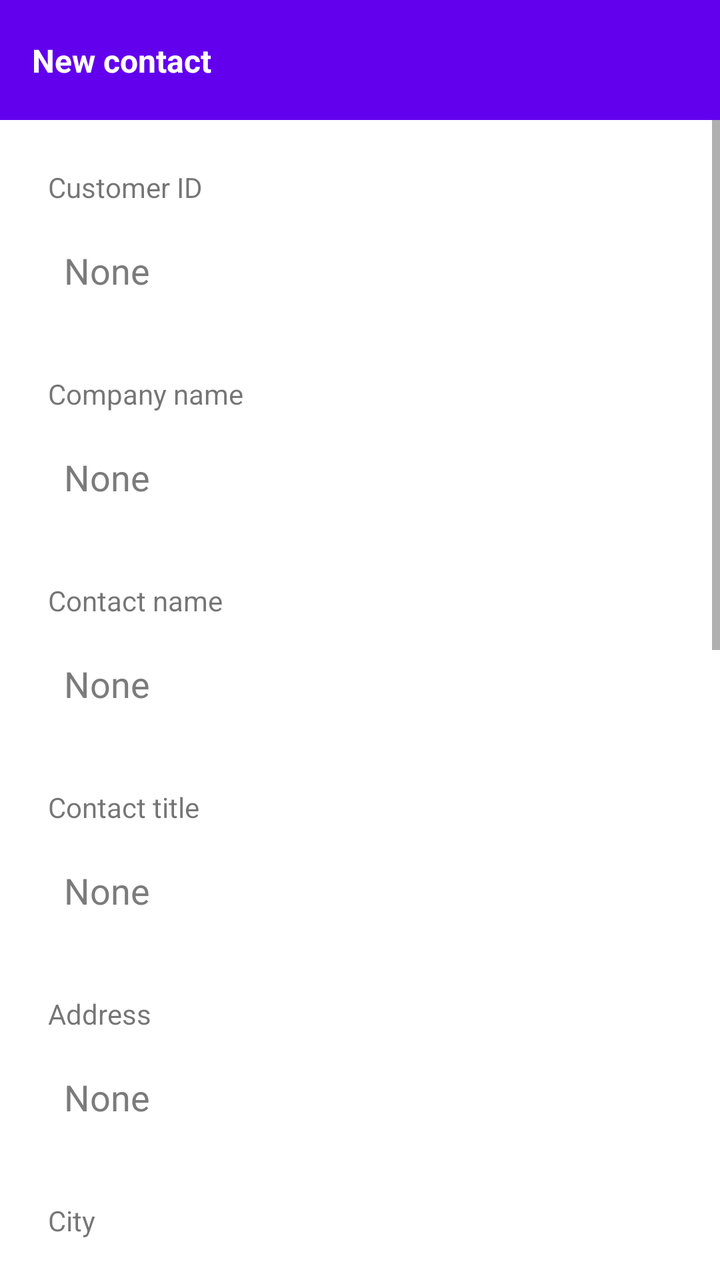
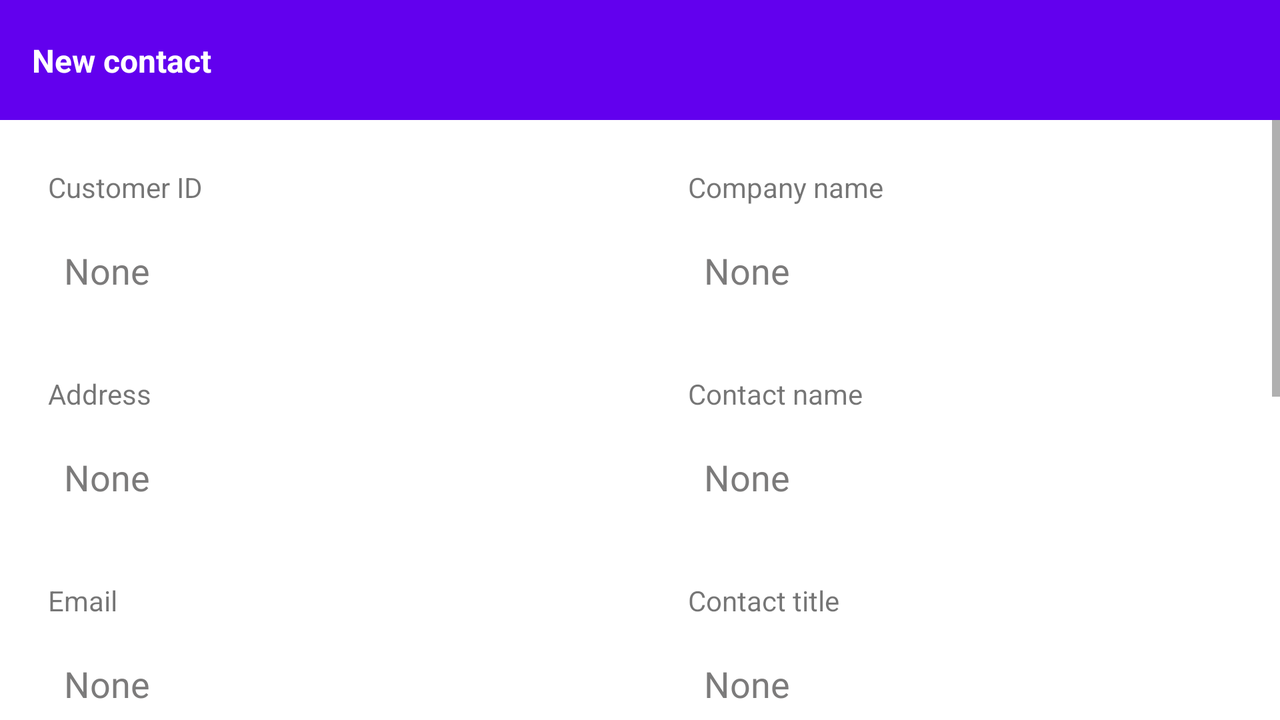

One screen, two layout resources from the same app: the default and the repository's alternative for another configuration. Each is rendered where Android would select it; the XML of both is given below.
<!-- AndroidManifest.xml: application theme Theme.AppAddressBook -->
<!-- res/layout/fragment_edit_contact.xml -->
<?xml version="1.0" encoding="utf-8"?>
<layout xmlns:android="http://schemas.android.com/apk/res/android"
    xmlns:app="http://schemas.android.com/apk/res-auto"
    xmlns:tools="http://schemas.android.com/tools">

    <androidx.constraintlayout.widget.ConstraintLayout
        android:layout_width="match_parent"
        android:layout_height="match_parent">

        <androidx.constraintlayout.widget.ConstraintLayout
            android:id="@+id/clHeader"
            android:layout_width="match_parent"
            android:layout_height="@dimen/dimen_60"
            android:background="?colorPrimary"
            app:layout_constraintTop_toTopOf="parent">

            <androidx.appcompat.widget.AppCompatTextView
                android:id="@+id/tvLabel"
                android:layout_width="0dp"
                android:layout_height="wrap_content"
                android:layout_marginHorizontal="@dimen/dimen_16"
                android:ellipsize="end"
                android:maxLines="1"
                android:textColor="@color/white"
                android:textSize="@dimen/text_16"
                android:textStyle="bold"
                app:layout_constraintBottom_toBottomOf="parent"
                app:layout_constraintEnd_toEndOf="parent"
                app:layout_constraintEnd_toStartOf="@id/ivSave"
                app:layout_constraintStart_toStartOf="parent"
                app:layout_constraintTop_toTopOf="parent"
                tools:text="New contact"/>

            <androidx.appcompat.widget.AppCompatImageView
                android:id="@+id/ivSave"
                android:layout_width="@dimen/dimen_40"
                android:layout_height="@dimen/dimen_40"
                android:layout_marginEnd="@dimen/dimen_16"
                android:background="?attr/selectableItemBackground"
                android:padding="@dimen/dimen_8"
                app:layout_constraintEnd_toEndOf="parent"
                app:layout_constraintTop_toTopOf="parent"
                app:layout_constraintBottom_toBottomOf="parent"
                app:srcCompat="@drawable/ic_save"
                app:tint="@color/white" />

        </androidx.constraintlayout.widget.ConstraintLayout>

        <ScrollView
            android:layout_width="match_parent"
            android:layout_height="0dp"
            android:overScrollMode="never"
            app:layout_constraintTop_toBottomOf="@id/clHeader"
            app:layout_constraintBottom_toBottomOf="parent">

            <LinearLayout
                android:layout_width="match_parent"
                android:layout_height="wrap_content"
                android:orientation="vertical"
                android:paddingBottom="@dimen/dimen_30">

                <TextView
                    android:id="@+id/customerIdTitle"
                    android:layout_width="match_parent"
                    android:layout_height="wrap_content"
                    android:layout_marginHorizontal="@dimen/dimen_24"
                    android:layout_marginTop="@dimen/dimen_24"
                    android:gravity="start"
                    android:text="@string/customer_id" />

                <androidx.appcompat.widget.AppCompatEditText
                    android:id="@+id/customerIdInput"
                    style="@style/BorderInput"
                    android:layout_width="match_parent"
                    android:layout_height="wrap_content"
                    android:inputType="textMultiLine|textCapCharacters"
                    android:layout_marginTop="@dimen/dimen_4"
                    android:hint="@string/not_specified_hint" />

                <TextView
                    android:layout_width="match_parent"
                    android:layout_height="wrap_content"
                    android:layout_marginHorizontal="@dimen/dimen_24"
                    android:layout_marginTop="@dimen/dimen_24"
                    android:gravity="start"
                    android:text="@string/company_name" />

                <androidx.appcompat.widget.AppCompatEditText
                    android:id="@+id/companyNameInput"
                    style="@style/BorderInput"
                    android:layout_width="match_parent"
                    android:layout_height="wrap_content"
                    android:layout_marginTop="@dimen/dimen_4"
                    android:hint="@string/not_specified_hint" />

                <TextView
                    android:layout_width="match_parent"
                    android:layout_height="wrap_content"
                    android:layout_marginHorizontal="@dimen/dimen_24"
                    android:layout_marginTop="@dimen/dimen_24"
                    android:gravity="start"
                    android:text="@string/contact_name" />

                <androidx.appcompat.widget.AppCompatEditText
                    android:id="@+id/contactNameInput"
                    style="@style/BorderInput"
                    android:layout_width="match_parent"
                    android:layout_height="wrap_content"
                    android:layout_marginTop="@dimen/dimen_4"
                    android:hint="@string/not_specified_hint" />

                <TextView
                    android:layout_width="match_parent"
                    android:layout_height="wrap_content"
                    android:layout_marginHorizontal="@dimen/dimen_24"
                    android:layout_marginTop="@dimen/dimen_24"
                    android:gravity="start"
                    android:text="@string/contact_title" />

                <androidx.appcompat.widget.AppCompatEditText
                    android:id="@+id/contactTitleInput"
                    style="@style/BorderInput"
                    android:layout_width="match_parent"
                    android:layout_height="wrap_content"
                    android:layout_marginTop="@dimen/dimen_4"
                    android:hint="@string/not_specified_hint" />

                <TextView
                    android:layout_width="match_parent"
                    android:layout_height="wrap_content"
                    android:layout_marginHorizontal="@dimen/dimen_24"
                    android:layout_marginTop="@dimen/dimen_24"
                    android:gravity="start"
                    android:text="@string/contact_address" />

                <androidx.appcompat.widget.AppCompatEditText
                    android:id="@+id/contactAddressInput"
                    style="@style/BorderInput"
                    android:layout_width="match_parent"
                    android:layout_height="wrap_content"
                    android:layout_marginTop="@dimen/dimen_4"
                    android:hint="@string/not_specified_hint" />

                <TextView
                    android:layout_width="match_parent"
                    android:layout_height="wrap_content"
                    android:layout_marginHorizontal="@dimen/dimen_24"
                    android:layout_marginTop="@dimen/dimen_24"
                    android:gravity="start"
                    android:text="@string/contact_city" />

                <androidx.appcompat.widget.AppCompatEditText
                    android:id="@+id/contactCityInput"
                    style="@style/BorderInput"
                    android:layout_width="match_parent"
                    android:layout_height="wrap_content"
                    android:layout_marginTop="@dimen/dimen_4"
                    android:hint="@string/not_specified_hint" />

                <TextView
                    android:layout_width="match_parent"
                    android:layout_height="wrap_content"
                    android:layout_marginHorizontal="@dimen/dimen_24"
                    android:layout_marginTop="@dimen/dimen_24"
                    android:gravity="start"
                    android:text="@string/contact_email" />

                <androidx.appcompat.widget.AppCompatEditText
                    android:id="@+id/contactEmailInput"
                    style="@style/BorderInput"
                    android:layout_width="match_parent"
                    android:layout_height="wrap_content"
                    android:inputType="textWebEmailAddress"
                    android:layout_marginTop="@dimen/dimen_4"
                    android:hint="@string/not_specified_hint" />

                <TextView
                    android:layout_width="match_parent"
                    android:layout_height="wrap_content"
                    android:layout_marginHorizontal="@dimen/dimen_24"
                    android:layout_marginTop="@dimen/dimen_24"
                    android:gravity="start"
                    android:text="@string/contact_region" />

                <androidx.appcompat.widget.AppCompatEditText
                    android:id="@+id/contactRegionInput"
                    style="@style/BorderInput"
                    android:layout_width="match_parent"
                    android:layout_height="wrap_content"
                    android:layout_marginTop="@dimen/dimen_4"
                    android:hint="@string/not_specified_hint" />

                <TextView
                    android:layout_width="match_parent"
                    android:layout_height="wrap_content"
                    android:layout_marginHorizontal="@dimen/dimen_24"
                    android:layout_marginTop="@dimen/dimen_24"
                    android:gravity="start"
                    android:text="@string/contact_postal_code" />

                <androidx.appcompat.widget.AppCompatEditText
                    android:id="@+id/contactPostalCodeInput"
                    style="@style/BorderInput"
                    android:layout_width="match_parent"
                    android:layout_height="wrap_content"
                    android:layout_marginTop="@dimen/dimen_4"
                    android:hint="@string/not_specified_hint" />

                <TextView
                    android:layout_width="match_parent"
                    android:layout_height="wrap_content"
                    android:layout_marginHorizontal="@dimen/dimen_24"
                    android:layout_marginTop="@dimen/dimen_24"
                    android:gravity="start"
                    android:text="@string/contact_country" />

                <androidx.appcompat.widget.AppCompatEditText
                    android:id="@+id/contactCountryInput"
                    style="@style/BorderInput"
                    android:layout_width="match_parent"
                    android:layout_height="wrap_content"
                    android:layout_marginTop="@dimen/dimen_4"
                    android:hint="@string/not_specified_hint" />

                <TextView
                    android:layout_width="match_parent"
                    android:layout_height="wrap_content"
                    android:layout_marginHorizontal="@dimen/dimen_24"
                    android:layout_marginTop="@dimen/dimen_24"
                    android:gravity="start"
                    android:text="@string/contact_phone" />

                <androidx.appcompat.widget.AppCompatEditText
                    android:id="@+id/contactPhoneInput"
                    style="@style/BorderInput"
                    android:layout_width="match_parent"
                    android:layout_height="wrap_content"
                    android:inputType="phone"
                    android:layout_marginTop="@dimen/dimen_4"
                    android:hint="@string/not_specified_hint" />

                <TextView
                    android:layout_width="match_parent"
                    android:layout_height="wrap_content"
                    android:layout_marginHorizontal="@dimen/dimen_24"
                    android:layout_marginTop="@dimen/dimen_24"
                    android:gravity="start"
                    android:text="@string/contact_fax" />

                <androidx.appcompat.widget.AppCompatEditText
                    android:id="@+id/contactFaxInput"
                    style="@style/BorderInput"
                    android:layout_width="match_parent"
                    android:layout_height="wrap_content"
                    android:inputType="phone"
                    android:layout_marginTop="@dimen/dimen_4"
                    android:hint="@string/not_specified_hint" />

            </LinearLayout>

        </ScrollView>

    </androidx.constraintlayout.widget.ConstraintLayout>
</layout>
<!-- resources referenced by this layout -->
<resources>
  <color name="white">#FFFFFFFF</color>
  <dimen name="dimen_16">16dp</dimen>
  <dimen name="dimen_24">24dp</dimen>
  <dimen name="dimen_30">30dp</dimen>
  <dimen name="dimen_4">4dp</dimen>
  <dimen name="dimen_40">40dp</dimen>
  <dimen name="dimen_60">60dp</dimen>
  <dimen name="dimen_8">8dp</dimen>
  <dimen name="text_16">16sp</dimen>
  <string name="company_name">Company name</string>
  <string name="contact_address">Address</string>
  <string name="contact_city">City</string>
  <string name="contact_country">Country</string>
  <string name="contact_email">Email</string>
  <string name="contact_fax">Fax</string>
  <string name="contact_name">Contact name</string>
  <string name="contact_phone">Phone</string>
  <string name="contact_postal_code">Postal code</string>
  <string name="contact_region">Region</string>
  <string name="contact_title">Contact title</string>
  <string name="customer_id">Customer ID</string>
  <string name="not_specified_hint">None</string>
  <style name="BorderInput">
          <item name="android:textColorHint">@color/text_grey</item>
          <item name="android:background">@drawable/bg_border_input</item>
          <item name="android:gravity">top</item>
          <item name="android:padding">@dimen/dimen_16</item>
          <item name="android:inputType">textMultiLine|textCapSentences</item>
          <item name="android:layout_marginStart">@dimen/dimen_16</item>
          <item name="android:layout_marginEnd">@dimen/dimen_16</item>
      </style>
  <style name="Theme.AppAddressBook" parent="Theme.MaterialComponents.DayNight.DarkActionBar">
          
          <item name="colorPrimary">@color/purple_500</item>
          <item name="colorPrimaryVariant">@color/purple_700</item>
          <item name="colorOnPrimary">@color/white</item>
          
          <item name="colorSecondary">@color/teal_200</item>
          <item name="colorSecondaryVariant">@color/teal_700</item>
          <item name="colorOnSecondary">@color/black</item>
          
          <item name="android:statusBarColor">?attr/colorPrimaryVariant</item>
          
      </style>
  <color name="text_grey">#7C7B7B</color>
  <!-- drawable bg_border_input (drawable) -->
  <?xml version="1.0" encoding="utf-8"?>
  <shape xmlns:android="http://schemas.android.com/apk/res/android" android:shape="rectangle">
  
      <stroke
          android:width="@dimen/dimen_1"
          android:color="@color/grey_input_border" />
  
      <corners android:radius="@dimen/dimen_16" />
  
  </shape>
  <color name="purple_500">#FF6200EE</color>
  <color name="purple_700">#FF3700B3</color>
  <color name="teal_200">#FF03DAC5</color>
  <color name="teal_700">#FF018786</color>
  <color name="black">#FF000000</color>
</resources>
<!-- res/layout-land/fragment_edit_contact.xml (the repository's variant of the layout above) -->
<!-- drawn on the phone turned sideways -->
<?xml version="1.0" encoding="utf-8"?>
<layout xmlns:android="http://schemas.android.com/apk/res/android"
    xmlns:app="http://schemas.android.com/apk/res-auto"
    xmlns:tools="http://schemas.android.com/tools">

    <androidx.constraintlayout.widget.ConstraintLayout
        android:layout_width="match_parent"
        android:layout_height="match_parent">

        <androidx.constraintlayout.widget.ConstraintLayout
            android:id="@+id/clHeader"
            android:layout_width="match_parent"
            android:layout_height="@dimen/dimen_60"
            android:background="?colorPrimary"
            app:layout_constraintTop_toTopOf="parent">

            <androidx.appcompat.widget.AppCompatTextView
                android:id="@+id/tvLabel"
                android:layout_width="0dp"
                android:layout_height="wrap_content"
                android:layout_marginHorizontal="@dimen/dimen_16"
                android:ellipsize="end"
                android:maxLines="1"
                android:textColor="@color/white"
                android:textSize="@dimen/text_16"
                android:textStyle="bold"
                app:layout_constraintBottom_toBottomOf="parent"
                app:layout_constraintEnd_toEndOf="parent"
                app:layout_constraintEnd_toStartOf="@id/ivSave"
                app:layout_constraintStart_toStartOf="parent"
                app:layout_constraintTop_toTopOf="parent"
                tools:text="New contact"/>

            <androidx.appcompat.widget.AppCompatImageView
                android:id="@+id/ivSave"
                android:layout_width="@dimen/dimen_40"
                android:layout_height="@dimen/dimen_40"
                android:layout_marginEnd="@dimen/dimen_16"
                android:background="?attr/selectableItemBackground"
                android:padding="@dimen/dimen_8"
                app:layout_constraintEnd_toEndOf="parent"
                app:layout_constraintTop_toTopOf="parent"
                app:layout_constraintBottom_toBottomOf="parent"
                app:srcCompat="@drawable/ic_save"
                app:tint="@color/white" />

        </androidx.constraintlayout.widget.ConstraintLayout>

        <ScrollView
            android:layout_width="match_parent"
            android:layout_height="0dp"
            android:overScrollMode="never"
            app:layout_constraintTop_toBottomOf="@id/clHeader"
            app:layout_constraintBottom_toBottomOf="parent">

            <LinearLayout
                android:layout_width="match_parent"
                android:layout_height="wrap_content"
                android:orientation="horizontal">

                <LinearLayout
                    android:layout_width="0dp"
                    android:layout_height="wrap_content"
                    android:layout_weight="1"
                    android:orientation="vertical"
                    android:paddingBottom="@dimen/dimen_30">

                    <TextView
                        android:id="@+id/customerIdTitle"
                        android:layout_width="match_parent"
                        android:layout_height="wrap_content"
                        android:layout_marginHorizontal="@dimen/dimen_24"
                        android:layout_marginTop="@dimen/dimen_24"
                        android:gravity="start"
                        android:text="@string/customer_id" />

                    <androidx.appcompat.widget.AppCompatEditText
                        android:id="@+id/customerIdInput"
                        style="@style/BorderInput"
                        android:layout_width="match_parent"
                        android:layout_height="wrap_content"
                        android:inputType="textMultiLine|textCapCharacters"
                        android:layout_marginTop="@dimen/dimen_4"
                        android:hint="@string/not_specified_hint" />

                    <TextView
                        android:layout_width="match_parent"
                        android:layout_height="wrap_content"
                        android:layout_marginHorizontal="@dimen/dimen_24"
                        android:layout_marginTop="@dimen/dimen_24"
                        android:gravity="start"
                        android:text="@string/contact_address" />

                    <androidx.appcompat.widget.AppCompatEditText
                        android:id="@+id/contactAddressInput"
                        style="@style/BorderInput"
                        android:layout_width="match_parent"
                        android:layout_height="wrap_content"
                        android:layout_marginTop="@dimen/dimen_4"
                        android:hint="@string/not_specified_hint" />

                    <TextView
                        android:layout_width="match_parent"
                        android:layout_height="wrap_content"
                        android:layout_marginHorizontal="@dimen/dimen_24"
                        android:layout_marginTop="@dimen/dimen_24"
                        android:gravity="start"
                        android:text="@string/contact_email" />

                    <androidx.appcompat.widget.AppCompatEditText
                        android:id="@+id/contactEmailInput"
                        style="@style/BorderInput"
                        android:layout_width="match_parent"
                        android:layout_height="wrap_content"
                        android:inputType="textWebEmailAddress"
                        android:layout_marginTop="@dimen/dimen_4"
                        android:hint="@string/not_specified_hint" />

                    <TextView
                        android:layout_width="match_parent"
                        android:layout_height="wrap_content"
                        android:layout_marginHorizontal="@dimen/dimen_24"
                        android:layout_marginTop="@dimen/dimen_24"
                        android:gravity="start"
                        android:text="@string/contact_postal_code" />

                    <androidx.appcompat.widget.AppCompatEditText
                        android:id="@+id/contactPostalCodeInput"
                        style="@style/BorderInput"
                        android:layout_width="match_parent"
                        android:layout_height="wrap_content"
                        android:layout_marginTop="@dimen/dimen_4"
                        android:hint="@string/not_specified_hint" />

                    <TextView
                        android:layout_width="match_parent"
                        android:layout_height="wrap_content"
                        android:layout_marginHorizontal="@dimen/dimen_24"
                        android:layout_marginTop="@dimen/dimen_24"
                        android:gravity="start"
                        android:text="@string/contact_phone" />

                    <androidx.appcompat.widget.AppCompatEditText
                        android:id="@+id/contactPhoneInput"
                        style="@style/BorderInput"
                        android:layout_width="match_parent"
                        android:layout_height="wrap_content"
                        android:inputType="phone"
                        android:layout_marginTop="@dimen/dimen_4"
                        android:hint="@string/not_specified_hint" />

                    <TextView
                        android:layout_width="match_parent"
                        android:layout_height="wrap_content"
                        android:layout_marginHorizontal="@dimen/dimen_24"
                        android:layout_marginTop="@dimen/dimen_24"
                        android:gravity="start"
                        android:text="@string/contact_fax" />

                    <androidx.appcompat.widget.AppCompatEditText
                        android:id="@+id/contactFaxInput"
                        style="@style/BorderInput"
                        android:layout_width="match_parent"
                        android:layout_height="wrap_content"
                        android:inputType="phone"
                        android:layout_marginTop="@dimen/dimen_4"
                        android:hint="@string/not_specified_hint" />

                </LinearLayout>

                <LinearLayout
                    android:layout_width="0dp"
                    android:layout_height="wrap_content"
                    android:layout_weight="1"
                    android:orientation="vertical"
                    android:paddingBottom="@dimen/dimen_30">

                    <TextView
                        android:layout_width="match_parent"
                        android:layout_height="wrap_content"
                        android:layout_marginHorizontal="@dimen/dimen_24"
                        android:layout_marginTop="@dimen/dimen_24"
                        android:gravity="start"
                        android:text="@string/company_name" />

                    <androidx.appcompat.widget.AppCompatEditText
                        android:id="@+id/companyNameInput"
                        style="@style/BorderInput"
                        android:layout_width="match_parent"
                        android:layout_height="wrap_content"
                        android:layout_marginTop="@dimen/dimen_4"
                        android:hint="@string/not_specified_hint" />

                    <TextView
                        android:layout_width="match_parent"
                        android:layout_height="wrap_content"
                        android:layout_marginHorizontal="@dimen/dimen_24"
                        android:layout_marginTop="@dimen/dimen_24"
                        android:gravity="start"
                        android:text="@string/contact_name" />

                    <androidx.appcompat.widget.AppCompatEditText
                        android:id="@+id/contactNameInput"
                        style="@style/BorderInput"
                        android:layout_width="match_parent"
                        android:layout_height="wrap_content"
                        android:layout_marginTop="@dimen/dimen_4"
                        android:hint="@string/not_specified_hint" />

                    <TextView
                        android:layout_width="match_parent"
                        android:layout_height="wrap_content"
                        android:layout_marginHorizontal="@dimen/dimen_24"
                        android:layout_marginTop="@dimen/dimen_24"
                        android:gravity="start"
                        android:text="@string/contact_title" />

                    <androidx.appcompat.widget.AppCompatEditText
                        android:id="@+id/contactTitleInput"
                        style="@style/BorderInput"
                        android:layout_width="match_parent"
                        android:layout_height="wrap_content"
                        android:layout_marginTop="@dimen/dimen_4"
                        android:hint="@string/not_specified_hint" />

                    <TextView
                        android:layout_width="match_parent"
                        android:layout_height="wrap_content"
                        android:layout_marginHorizontal="@dimen/dimen_24"
                        android:layout_marginTop="@dimen/dimen_24"
                        android:gravity="start"
                        android:text="@string/contact_city" />

                    <androidx.appcompat.widget.AppCompatEditText
                        android:id="@+id/contactCityInput"
                        style="@style/BorderInput"
                        android:layout_width="match_parent"
                        android:layout_height="wrap_content"
                        android:layout_marginTop="@dimen/dimen_4"
                        android:hint="@string/not_specified_hint" />

                    <TextView
                        android:layout_width="match_parent"
                        android:layout_height="wrap_content"
                        android:layout_marginHorizontal="@dimen/dimen_24"
                        android:layout_marginTop="@dimen/dimen_24"
                        android:gravity="start"
                        android:text="@string/contact_region" />

                    <androidx.appcompat.widget.AppCompatEditText
                        android:id="@+id/contactRegionInput"
                        style="@style/BorderInput"
                        android:layout_width="match_parent"
                        android:layout_height="wrap_content"
                        android:layout_marginTop="@dimen/dimen_4"
                        android:hint="@string/not_specified_hint" />

                    <TextView
                        android:layout_width="match_parent"
                        android:layout_height="wrap_content"
                        android:layout_marginHorizontal="@dimen/dimen_24"
                        android:layout_marginTop="@dimen/dimen_24"
                        android:gravity="start"
                        android:text="@string/contact_country" />

                    <androidx.appcompat.widget.AppCompatEditText
                        android:id="@+id/contactCountryInput"
                        style="@style/BorderInput"
                        android:layout_width="match_parent"
                        android:layout_height="wrap_content"
                        android:layout_marginTop="@dimen/dimen_4"
                        android:hint="@string/not_specified_hint" />

                </LinearLayout>

            </LinearLayout>

        </ScrollView>

    </androidx.constraintlayout.widget.ConstraintLayout>
</layout>
